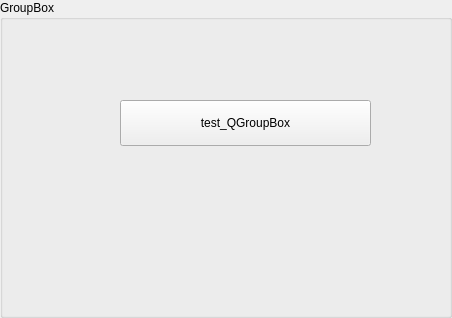
<?xml version="1.0" encoding="UTF-8"?>
<ui version="4.0">
 <class>GroupBox</class>
 <widget class="QGroupBox" name="GroupBox">
  <property name="geometry">
   <rect>
    <x>0</x>
    <y>0</y>
    <width>452</width>
    <height>318</height>
   </rect>
  </property>
  <property name="windowTitle">
   <string>GroupBox</string>
  </property>
  <property name="title">
   <string>GroupBox</string>
  </property>
  <widget class="QPushButton" name="pushButton">
   <property name="geometry">
    <rect>
     <x>120</x>
     <y>100</y>
     <width>251</width>
     <height>46</height>
    </rect>
   </property>
   <property name="text">
    <string>test_QGroupBox</string>
   </property>
  </widget>
 </widget>
 <resources/>
 <connections/>
</ui>
